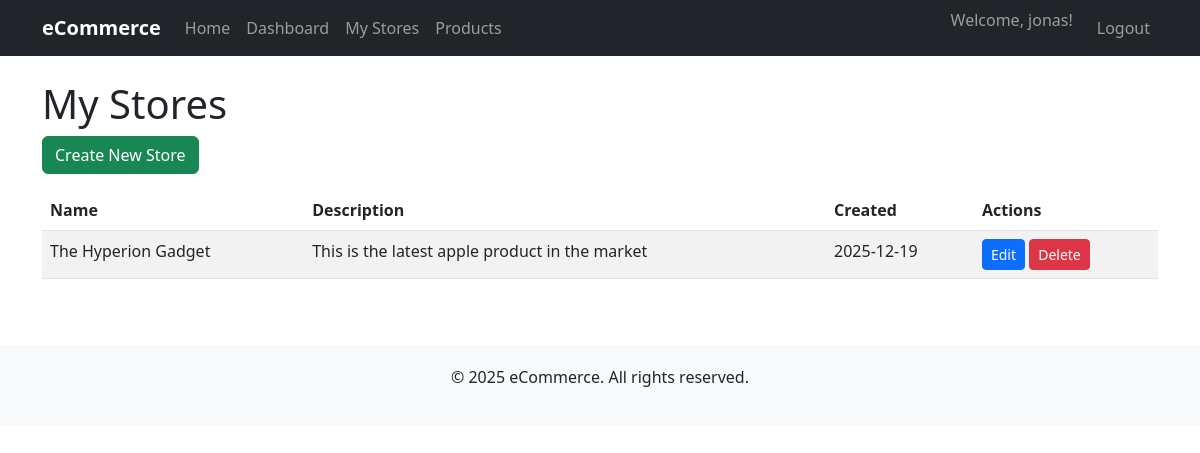
The page /vendor/stores/ (signed in) on the database its author committed.
### ecommerce/models.py (models this page shows, shortened)
class User(AbstractUser):
    VENDOR = 'vendor'
    BUYER = 'buyer'
    ROLE_CHOICES = [
        (VENDOR, 'Vendor'),
        (BUYER, 'Buyer'),
    ]
    role = models.CharField(max_length=10, choices=ROLE_CHOICES, default=BUYER)
    email = models.EmailField(unique=True)
    def is_vendor(self):
        return self.role == self.VENDOR

class Store(models.Model):
    name = models.CharField(max_length=200)
    description = models.TextField(blank=True)
    vendor = models.ForeignKey(User, on_delete=models.CASCADE, related_name='stores')
    created_at = models.DateTimeField(auto_now_add=True)
    updated_at = models.DateTimeField(auto_now=True)
    class Meta:
        ordering = ['-created_at']

### ecommerce/views.py (the view)
# urls.py: path('vendor/stores/', views.store_list, name='store_list'),
@login_required
def store_list(request):
    if not request.user.is_vendor():
        messages.error(request, 'Access denied.')
        return redirect('home')
    stores = Store.objects.filter(vendor=request.user)
    return render(request, 'ecommerce/store_list.html', {'stores': stores})

### ecommerce/context_processors.py (called while the page is built)
def cart_count(request):
    cart_count = 0
    if request.user.is_authenticated and hasattr(request.user, 'role') and request.user.role == 'buyer':
        cart = request.session.get('cart', {})
        cart_count = sum(cart.values())
    return {'cart_count': cart_count}

### templates/ecommerce/store_list.html (shortened to what this page needs)
{% extends 'base.html' %}
{% block content %}
<h1>My Stores</h1>
<a href="{% url 'store_create' %}" class="btn btn-success mb-3">Create New Store</a>
<div class="table-responsive">
    <table class="table table-striped">
        <thead>
            <tr>
                <th>Name</th>
                <th>Description</th>
                <th>Created</th>
                <th>Actions</th>
            </tr>
        </thead>
        <tbody>
            {% for store in stores %}
            <tr>
                <td>{{ store.name }}</td>
                <td>{{ store.description|truncatewords:10 }}</td>
                <td>{{ store.created_at|date:"Y-m-d" }}</td>
                <td>
                    <a href="{% url 'store_edit' store.id %}" class="btn btn-sm btn-primary">Edit</a>
                    <a href="{% url 'store_delete' store.id %}" class="btn btn-sm btn-danger">Delete</a>
                </td>
            </tr>
            {% empty %}
            <tr>
                <td colspan="4" class="text-center">No stores yet. <a href="{% url 'store_create' %}">Create one</a>!</td>
            </tr>
            {% endfor %}
        </tbody>
    </table>
</div>
{% endblock %}

### templates/base.html (shortened to what this page needs)
<!DOCTYPE html>
<html lang="en">
<head>
    <link href="https://cdn.jsdelivr.net/npm/bootstrap@5.3.0/dist/css/bootstrap.min.css" rel="stylesheet">
</head>
<body>
    <nav class="navbar navbar-expand-lg navbar-dark bg-dark">
        <div class="container">
            <a class="navbar-brand" href="{% url 'home' %}">eCommerce</a>
            <div class="collapse navbar-collapse" id="navbarNav">
                <ul class="navbar-nav me-auto">
                    <li class="nav-item">
                        <a class="nav-link" href="{% url 'home' %}">Home</a>
                    </li>
                    {% if user.is_authenticated %}
                        {% if user.role == 'vendor' %}
                            <li class="nav-item">
                                <a class="nav-link" href="{% url 'vendor_dashboard' %}">Dashboard</a>
                            </li>
                            <li class="nav-item">
                                <a class="nav-link" href="{% url 'store_list' %}">My Stores</a>
                            </li>
                            <li class="nav-item">
                                <a class="nav-link" href="{% url 'product_list' %}">Products</a>
                            </li>
                        {% endif %}
                    {% endif %}
                </ul>
                <ul class="navbar-nav">
                    {% if user.is_authenticated %}
                        <li class="nav-item">
                            <span class="navbar-text me-3">Welcome, {{ user.username }}!</span>
                        </li>
                        <li class="nav-item">
                            <a class="nav-link" href="{% url 'logout' %}">Logout</a>
                        </li>
                    {% endif %}
                </ul>
            </div>
        </div>
    </nav>
    <div class="container mt-4">
        {% block content %}
        {% endblock %}
    </div>
    <footer class="text-center">
        <div class="container">
            <p>&copy; 2025 eCommerce. All rights reserved.</p>
        </div>
    </footer>
</body>
</html>

### templates/base.html (style rules this page uses)
.navbar-brand { font-weight: bold; }
footer { margin-top: 50px; padding: 20px 0; background-color: #f8f9fa; }

### rows shown on the page
User: username "jonas"
Store: name "The Hyperion Gadget", description "This is the latest apple product in the market", created_at "2025-12-19"
